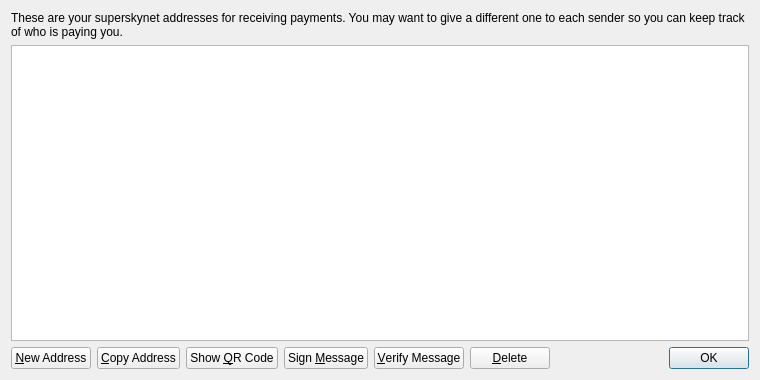
<?xml version="1.0" encoding="UTF-8"?>
<ui version="4.0">
 <class>AddressBookPage</class>
 <widget class="QWidget" name="AddressBookPage">
  <property name="geometry">
   <rect>
    <x>0</x>
    <y>0</y>
    <width>760</width>
    <height>380</height>
   </rect>
  </property>
  <property name="windowTitle">
   <string>Address Book</string>
  </property>
  <layout class="QVBoxLayout" name="verticalLayout">
   <item>
    <widget class="QLabel" name="labelExplanation">
     <property name="text">
      <string>These are your superskynet addresses for receiving payments. You may want to give a different one to each sender so you can keep track of who is paying you.</string>
     </property>
     <property name="textFormat">
      <enum>Qt::PlainText</enum>
     </property>
     <property name="wordWrap">
      <bool>true</bool>
     </property>
    </widget>
   </item>
   <item>
    <widget class="QTableView" name="tableView">
     <property name="contextMenuPolicy">
      <enum>Qt::CustomContextMenu</enum>
     </property>
     <property name="toolTip">
      <string>Double-click to edit address or label</string>
     </property>
     <property name="tabKeyNavigation">
      <bool>false</bool>
     </property>
     <property name="selectionMode">
      <enum>QAbstractItemView::SingleSelection</enum>
     </property>
     <property name="selectionBehavior">
      <enum>QAbstractItemView::SelectRows</enum>
     </property>
     <property name="sortingEnabled">
      <bool>true</bool>
     </property>
     <attribute name="verticalHeaderVisible">
      <bool>false</bool>
     </attribute>
    </widget>
   </item>
   <item>
    <layout class="QHBoxLayout" name="horizontalLayout">
     <item>
      <widget class="QPushButton" name="newAddressButton">
       <property name="toolTip">
        <string>Create a new address</string>
       </property>
       <property name="text">
        <string>&amp;New Address</string>
       </property>
      </widget>
     </item>
     <item>
      <widget class="QPushButton" name="copyToClipboard">
       <property name="toolTip">
        <string>Copy the currently selected address to the system clipboard</string>
       </property>
       <property name="text">
        <string>&amp;Copy Address</string>
       </property>
      </widget>
     </item>
     <item>
      <widget class="QPushButton" name="showQRCode">
       <property name="text">
        <string>Show &amp;QR Code</string>
       </property>
      </widget>
     </item>
     <item>
      <widget class="QPushButton" name="signMessage">
       <property name="toolTip">
        <string>Sign a message to prove you own a superskynet address</string>
       </property>
       <property name="text">
        <string>Sign &amp;Message</string>
       </property>
      </widget>
     </item>
     <item>
      <widget class="QPushButton" name="verifyMessage">
       <property name="toolTip">
        <string>Verify a message to ensure it was signed with a specified superskynet address</string>
       </property>
       <property name="text">
        <string>&amp;Verify Message</string>
       </property>
      </widget>
     </item>
     <item>
      <widget class="QPushButton" name="deleteButton">
       <property name="toolTip">
        <string>Delete the currently selected address from the list</string>
       </property>
       <property name="text">
        <string>&amp;Delete</string>
       </property>
      </widget>
     </item>
     <item>
      <spacer name="horizontalSpacer">
       <property name="orientation">
        <enum>Qt::Horizontal</enum>
       </property>
       <property name="sizeHint" stdset="0">
        <size>
         <width>40</width>
         <height>20</height>
        </size>
       </property>
      </spacer>
     </item>
     <item>
      <widget class="QDialogButtonBox" name="buttonBox">
       <property name="sizePolicy">
        <sizepolicy hsizetype="Maximum" vsizetype="Fixed">
         <horstretch>0</horstretch>
         <verstretch>0</verstretch>
        </sizepolicy>
       </property>
       <property name="standardButtons">
        <set>QDialogButtonBox::Ok</set>
       </property>
      </widget>
     </item>
    </layout>
   </item>
  </layout>
 </widget>
 <resources>
  <include location="../bitcoin.qrc"/>
 </resources>
 <connections/>
</ui>
